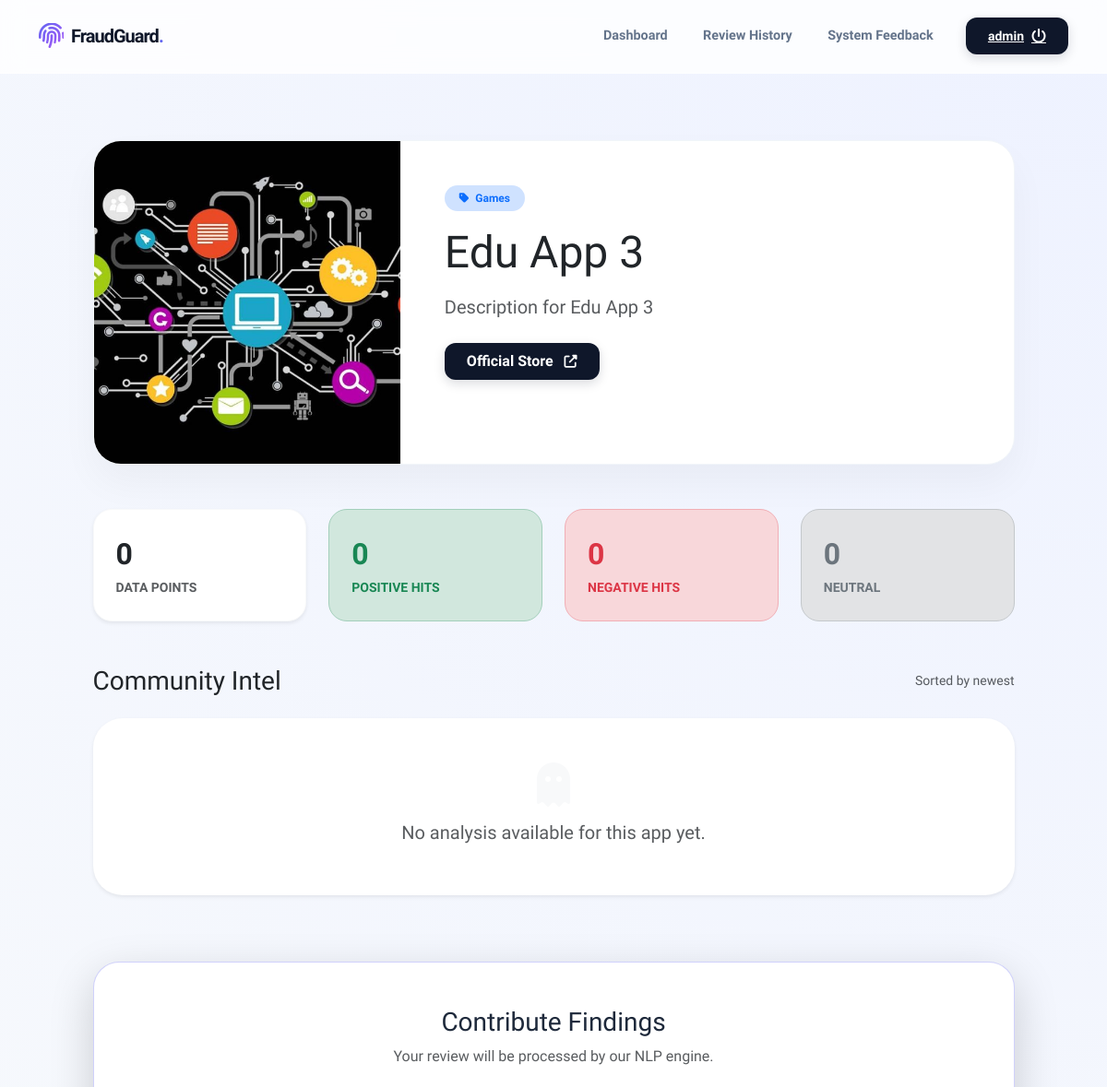
/app/9/ (signed in, upper part), run on an earlier commit of the app's database.
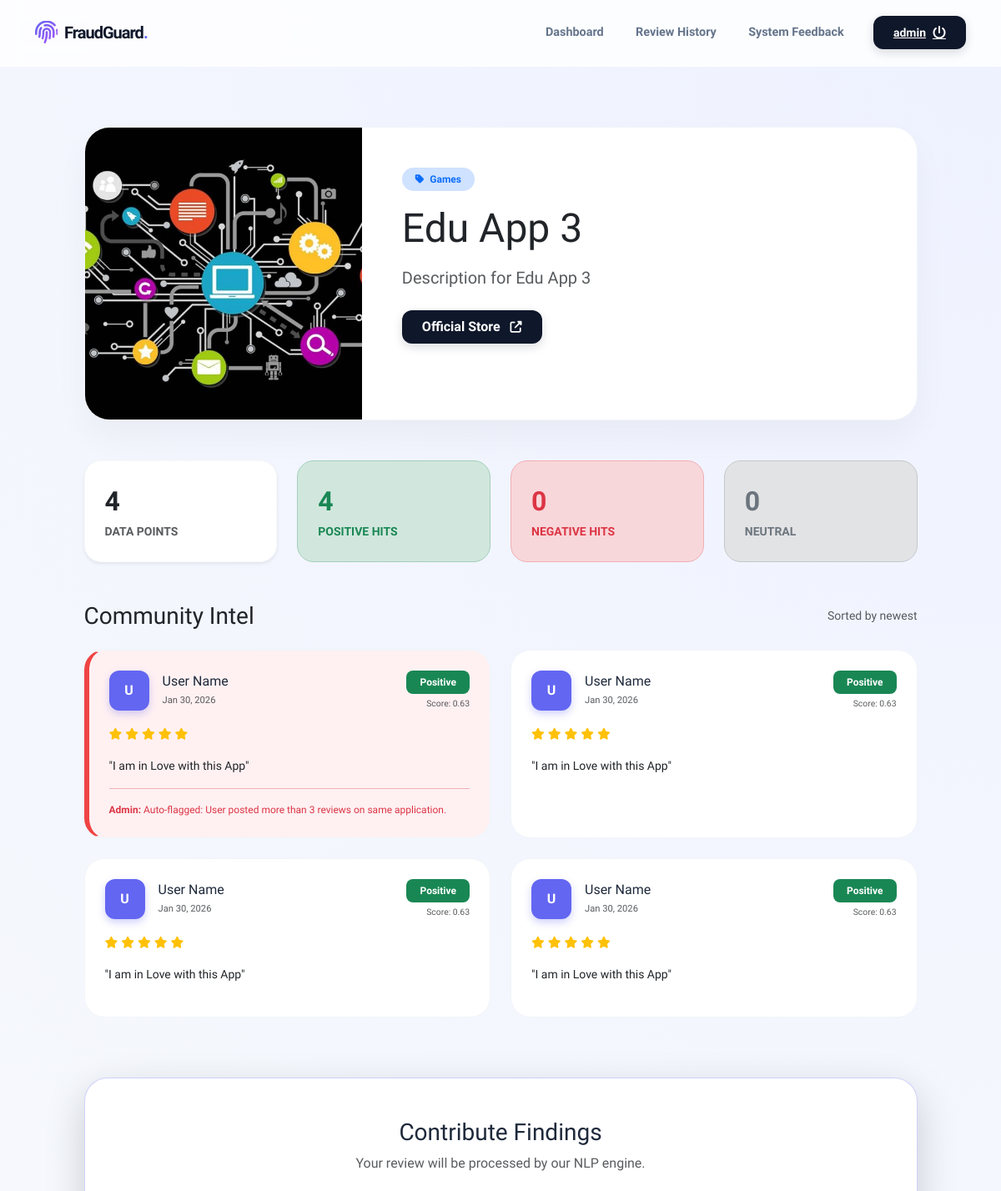
And on a later commit of the database.
### myapp/models.py (models this page shows, shortened)
class Application(models.Model):
    name = models.CharField(max_length=200)
    link = models.URLField(blank=True, null=True)           # Play Store link
    description = models.TextField()
    image = models.ImageField(upload_to='apps/', blank=True, null=True)
    category = models.ForeignKey(Category, on_delete=models.SET_NULL, null=True)
    is_fraud = models.BooleanField(default=False)
    fraud_reason = models.TextField(blank=True, null=True)
    added_on = models.DateTimeField(auto_now_add=True)

class Category(models.Model):
    name = models.CharField(max_length=100)

class Review(models.Model):
    application = models.ForeignKey(
        Application,
        on_delete=models.CASCADE,
        related_name='reviews'
    )
    user = models.ForeignKey(
        User,
        on_delete=models.CASCADE,
        related_name='reviews'
    )
    text = models.TextField()  # User's comment
    rating = models.IntegerField(
        choices=[(1,1),(2,2),(3,3),(4,4),(5,5)],
        blank=True,
        null=True
    )
    ip_address = models.GenericIPAddressField(
        blank=True,
        null=True
    )
    sentiment = models.CharField(max_length=20, blank=True, null=True)
    sentiment_score = models.FloatField(blank=True, null=True)
    is_fake = models.BooleanField(default=False)
    admin_note = models.TextField(blank=True, null=True)
    created_at = models.DateTimeField(auto_now_add=True)

### myapp/views.py (the view)
# urls.py: path('app/<int:app_id>/', views.app_detail, name='app_detail'),
@login_required
def app_detail(request, app_id):
    app = get_object_or_404(Application, id=app_id)
    reviews = Review.objects.filter(application=app).order_by('-created_at')
    total = reviews.count()
    positive = reviews.filter(sentiment_score__gte=0.2).count()
    negative = reviews.filter(sentiment_score__lte=-0.2).count()
    neutral = total - positive - negative
    context = {
        'app': app,
        'reviews': reviews,
        'total_reviews': total,
        'positive': positive,
        'negative': negative,
        'neutral': neutral,
    }
    return render(request, 'app_detail.html', context)

### templates/app_detail.html (shortened to what this page needs)
{% extends 'base.html' %}
{% block content %}
<div class="container py-4">
    <div class="row justify-content-center">
        <div class="col-xl-11">
            <div class="app-profile-card mb-5">
                <div class="row g-0">
                    <div class="col-lg-4 app-visual-container">
                        {% if app.image %}
                            <img src="{{ app.image.url }}" class="w-100 h-100" style="object-fit: cover;" alt="{{ app.name }}">
                        {% else %}
                            <div class="text-center">
                                <i class="fas fa-layer-group fa-5x text-primary opacity-20 mb-3 d-block"></i>
                                <span class="text-muted fw-bold">No Image Provided</span>
                            </div>
                        {% endif %}
                    </div>
                    <div class="col-lg-8 p-4 p-md-5">
                        <div class="d-flex flex-wrap justify-content-between align-items-center mb-3">
                            <span class="badge bg-primary-subtle text-primary px-3 py-2 rounded-pill fw-bold small">
                                <i class="fas fa-tag me-1"></i> {{ app.category.name|default:"General" }}
                            </span>
                        </div>
                        <h1 class="display-5 fw-800 text-dark mb-3">{{ app.name }}</h1>
                        <p class="text-muted fs-5 mb-4 lh-base">{{ app.description }}</p>
                        <div class="d-flex gap-3">
                            {% if app.link %}
                                <a href="{{ app.link }}" target="_blank" class="btn-modern px-4 py-2 text-decoration-none">
                                    Official Store <i class="fas fa-external-link-alt ms-2 small"></i>
                                </a>
                            {% endif %}
                        </div>
                    </div>
                </div>
            </div>
            <div class="row g-4 mb-5">
                <div class="col-6 col-md-3">
                    <div class="stat-box bg-white shadow-sm border-light">
                        <span class="stat-value text-dark">{{ total_reviews }}</span>
                        <span class="text-muted small fw-bold text-uppercase">Data Points</span>
                    </div>
                </div>
                <div class="col-6 col-md-3">
                    <div class="stat-box bg-success-subtle border-success-subtle">
                        <span class="stat-value text-success">{{ positive }}</span>
                        <span class="text-success small fw-bold text-uppercase">Positive Hits</span>
                    </div>
                </div>
                <div class="col-6 col-md-3">
                    <div class="stat-box bg-danger-subtle border-danger-subtle">
                        <span class="stat-value text-danger">{{ negative }}</span>
                        <span class="text-danger small fw-bold text-uppercase">Negative Hits</span>
                    </div>
                </div>
                <div class="col-6 col-md-3">
                    <div class="stat-box bg-secondary-subtle border-secondary-subtle">
                        <span class="stat-value text-secondary">{{ neutral }}</span>
                        <span class="text-secondary small fw-bold text-uppercase">Neutral</span>
                    </div>
                </div>
            </div>
            <div class="d-flex justify-content-between align-items-center mb-4">
                <h3 class="fw-800 text-dark mb-0">Community Intel</h3>
                <span class="text-muted small">Sorted by newest</span>
            </div>
            {% if reviews %}
                <div class="row g-4">
                    {% for review in reviews %}
                    <div class="col-lg-6">
                        <div class="review-bubble p-4 h-100 {% if review.is_fake %}fake-flag{% endif %}">
                            <div class="d-flex justify-content-between mb-3">
                                <div class="d-flex align-items-center">
                                    <div class="user-avatar me-3">
                                        {{ review.user.username|slice:":1"|upper }}
                                    </div>
                                    <div>
                                        <h6 class="fw-800 mb-0">{{ review.user.get_full_name|default:review.user.username }}</h6>
                                        <span class="text-muted" style="font-size: 0.7rem;">{{ review.created_at|date:"M d, Y" }}</span>
                                    </div>
                                </div>
                                <div class="text-end">
                                    <div class="badge {% if review.sentiment == 'Positive' %}bg-success{% elif review.sentiment == 'Negative' %}bg-danger{% else %}bg-warning text-dark{% endif %} px-3 py-2 rounded-3">
                                        {{ review.sentiment }}
                                    </div>
                                    <div class="text-muted mt-1" style="font-size: 0.65rem;">Score: {{ review.sentiment_score|floatformat:2 }}</div>
                                </div>
                            </div>
                            <div class="mb-3">
                                {% for i in "12345" %}
                                    <i class="fas fa-star {% if forloop.counter <= review.rating %}text-warning{% else %}text-light{% endif %} small"></i>
                                {% endfor %}
                            </div>
                            <p class="text-dark small lh-base">"{{ review.text }}"</p>
                            {% if review.admin_note %}
                                <div class="mt-3 pt-3 border-top border-danger-subtle">
                                    <p class="mb-0 text-danger" style="font-size: 0.75rem;"><strong>Admin:</strong> {{ review.admin_note }}</p>
                                </div>
                            {% endif %}
                        </div>
                    </div>
                    {% endfor %}
                </div>
            {% else %}
                <div class="text-center py-5 bg-white rounded-5 shadow-sm">
                    <i class="fas fa-ghost fa-3x text-light mb-3"></i>
                    <h5 class="text-muted">No analysis available for this app yet.</h5>
                </div>
            {% endif %}
            <div class="mt-5 pt-4">
                {% if user.is_authenticated %}
                    <div class="write-review-card shadow-lg p-4 p-md-5">
                        <div class="text-center mb-4">
                            <h3 class="fw-800">Contribute Findings</h3>
                            <p class="text-muted">Your review will be processed by our NLP engine.</p>
                        </div>
                    </div>
                {% else %}
                    <div class="text-center p-5 glass-card">
                        <p class="text-muted mb-3">Interested in contributing to this analysis?</p>
                        <a href="{% url 'login' %}" class="btn-modern text-decoration-none px-4 py-2 d-inline-block">Sign In to Review</a>
                    </div>
                {% endif %}
            </div>
        </div>
    </div>
</div>
{% endblock %}

### templates/base.html (shortened to what this page needs)
<!DOCTYPE html>
{% load static %}
<html lang="en">
<head>
    <link href="https://cdn.jsdelivr.net/npm/bootstrap@5.3.3/dist/css/bootstrap.min.css" rel="stylesheet">
    <link href="https://cdnjs.cloudflare.com/ajax/libs/font-awesome/6.5.2/css/all.min.css" rel="stylesheet">
</head>
<body>
    <nav class="navbar navbar-expand-lg sticky-top">
        <div class="container">
            <a class="navbar-brand d-flex align-items-center" href="{% url 'dashboard' %}">
                <i class="fas fa-fingerprint me-2 fs-3"></i>
                <span>FraudGuard<span style="color:var(--accent)">.</span></span>
            </a>
            <div class="collapse navbar-collapse" id="navbarNav">
                <ul class="navbar-nav ms-auto align-items-center">
                    {% if user.is_authenticated %}
                        <li class="nav-item"><a class="nav-link {% if request.resolver_match.url_name == 'dashboard' %}active{% endif %}" href="{% url 'dashboard' %}">Dashboard</a></li>
                        <li class="nav-item"><a class="nav-link {% if request.resolver_match.url_name == 'my_reviews' %}active{% endif %}" href="{% url 'my_reviews' %}">Review History</a></li>
                        <li class="nav-item"><a class="nav-link {% if request.resolver_match.url_name == 'submit_feedback' %}active{% endif %}" href="{% url 'submit_feedback' %}">System Feedback</a></li>
                        <li class="nav-item ms-lg-3">
                            <a class="btn-modern d-inline-flex align-items-center" href="{% url 'logout' %}">
                                <span class="me-2 text-white small">{{ user.username }}</span>
                                <i class="fas fa-power-off"></i>
                            </a>
                        </li>
                    {% else %}
                        <li class="nav-item"><a class="nav-link" href="{% url 'login' %}">Sign In</a></li>
                        <li class="nav-item ms-lg-2"><a class="btn-modern" href="{% url 'register' %}">Get Started</a></li>
                    {% endif %}
                </ul>
            </div>
        </div>
    </nav>
    <main class="flex-grow-1 py-5">
        <div class="container">
            {% block content %}{% endblock %}
        </div>
    </main>
</body>
</html>

### templates/base.html (style rules this page uses)
:root { --glass-bg: rgba(255, 255, 255, 0.7); --glass-border: rgba(255, 255, 255, 0.3); --accent: #6366f1; --accent-glow: rgba(99, 102, 241, 0.3); --dark-surface: #0f172a; --text-main: #1e293b; }
body { font-family: 'Plus Jakarta Sans', sans-serif; background: radial-gradient(circle at top right, #eef2ff, #f8fafc); color: var(--text-main); min-height: 100vh; display: flex; flex-direction: column; overflow-x: hidden; }
.navbar { background: rgba(255, 255, 255, 0.8) !important; backdrop-filter: blur(12px); -webkit-backdrop-filter: blur(12px); border-bottom: 1px solid var(--glass-border); padding: 1.2rem 0; }
.navbar-brand { font-weight: 800; letter-spacing: -1px; color: var(--dark-surface) !important; }
.navbar-brand i { background: linear-gradient(135deg, #6366f1, #a855f7); -webkit-background-clip: text; -webkit-text-fill-color: transparent; }
.nav-link { font-size: 0.9rem; font-weight: 600; color: #64748b !important; padding: 0.5rem 1.2rem !important; transition: all 0.3s cubic-bezier(0.4, 0, 0.2, 1); }
.btn-modern { background: var(--dark-surface); color: white; border-radius: 12px; padding: 0.6rem 1.5rem; font-weight: 600; border: none; transition: all 0.3s; box-shadow: 0 4px 12px rgba(15, 23, 42, 0.15); }

### templates/app_detail.html (style rules this page uses)
.app-profile-card { background: white; border-radius: 30px; border: 1px solid #f1f5f9; overflow: hidden; box-shadow: 0 20px 40px rgba(0,0,0,0.04); }
.app-visual-container { min-height: 350px; background: #f8fafc; display: flex; align-items: center; justify-content: center; }
.stat-box { padding: 1.5rem; border-radius: 20px; transition: transform 0.3s ease; border: 1px solid transparent; }
.stat-value { font-size: 2rem; font-weight: 800; display: block; }
.review-bubble { background: white; border-radius: 24px; border: 1px solid #f1f5f9; transition: all 0.3s ease; }
.review-bubble.fake-flag { border-left: 6px solid #ef4444; background: #fff1f2; }
.user-avatar { width: 48px; height: 48px; background: var(--accent); color: white; border-radius: 12px; display: flex; align-items: center; justify-content: center; font-weight: 700; box-shadow: 0 4px 10px rgba(99, 102, 241, 0.3); }
.write-review-card { border-radius: 28px; background: white; border: 1px solid var(--accent-glow); }

What changed in the data, as far as the page shows it:
added Review: user.username "U", user.get_full_name "User Name", created_at "Jan 30, 2026", sentiment "Positive", sentiment_score "0.63", rating 5 (drawn), text "I am in Love with this App", admin_note "Auto-flagged: User posted more than 3 reviews on same application.", is_fake True (drawn)
added Review: user.username "U", user.get_full_name "User Name", created_at "Jan 30, 2026", sentiment "Positive", sentiment_score "0.63", rating 5 (drawn), text "I am in Love with this App"
added Review: user.username "U", user.get_full_name "User Name", created_at "Jan 30, 2026", sentiment "Positive", sentiment_score "0.63", rating 5 (drawn), text "I am in Love with this App"
added Review: user.username "U", user.get_full_name "User Name", created_at "Jan 30, 2026", sentiment "Positive", sentiment_score "0.63", rating 5 (drawn), text "I am in Love with this App"
Also different on the page:
{{ total_reviews }}: "0" → "4"
{{ positive }}: "0" → "4"
text no longer shown: "No analysis available for this app yet."
